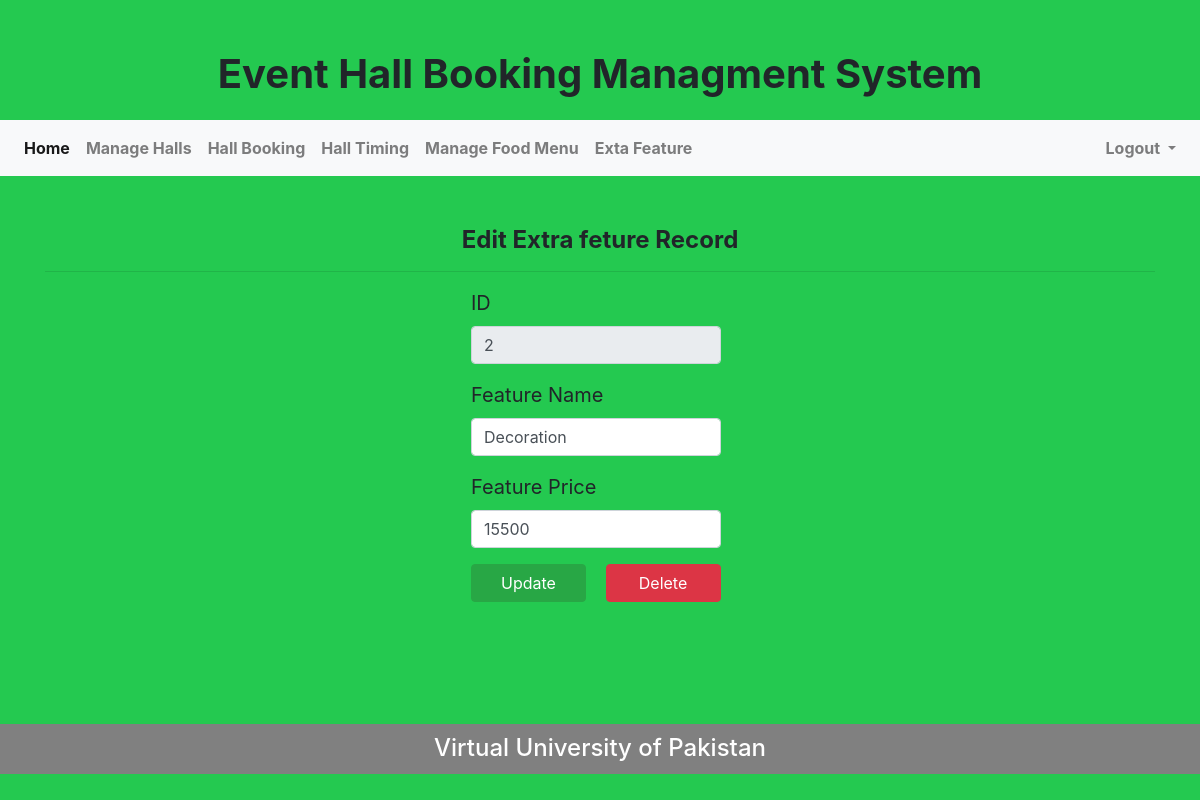
Page /manger/edit_extra.php?edit=2 (signed in) on the committed database.
### tables this page shows
CREATE TABLE `feature_tbl` (
  `ID` int(11) NOT NULL,
  `Feature_Name` varchar(255) NOT NULL,
  `Feature_Price` int(11) NOT NULL
);

### manger/edit_extra.php (the view, shortened to what this page needs)
<?php
if (empty($_SESSION['uID'])) {
  echo '<script language="javascript">';
  echo 'alert("Please login to continue")';
  echo '</script>';
  echo "<script>location.replace('../login.php')</script>";
}else{
include ('managerHeader.php');
?>
<!DOCTYPE html>
<html>
<body>
	<div class="container">
   		<h4 class="heading">Edit Extra feture Record </h4>
   		<hr>
			<div class="standardForm" style="margin-left:411px;">
				<?php
        if (isset($_GET['edit'])) {
						$id=$_GET['edit'];
						$qry = "SELECT * FROM feature_tbl WHERE ID='$id'";
						$run = mysqli_query($conn,$qry);
						while ($row = mysqli_fetch_array($run)) {
				?>
				<form method="post" action="">
					<div class="form-group">
      					<label for="inputID4">ID</label>
      					<input type="text" class="form-control" id="inputFullName4" name="newid" value="<?php echo $row ['ID']; ?>"  disabled="">
    				</div>
    				<div class="form-group">
      						<label for="inputFeatureName4">Feature Name</label>
      						<input type="text" class="form-control" name="fname" id="inputFeatureName4" value="<?php echo $row ['Feature_Name']; ?>">
    					</div>
    						<div class="form-group">
      						<label for="inputFeaturePrice4">Feature Price</label>
      						<input type="number" class="form-control" name="fprice" id="inputFeaturePrice4" value="<?php echo $row ['Feature_Price']; ?>">
    					</div>
  					<button type="submit" class="btn btn-success" name="update">Update</button>
                  <button type="submit" class="btn btn-danger" name="delete">Delete</button>
  				</form>
  				<?php
  					}
  				}
  				?>
		</div>
	</div>
	  <?php include '../footer.php'; ?>
</html>
<?php
}
?>

### rows in the picture
feature_tbl: newid "2", fname "Decoration", fprice "15500"
